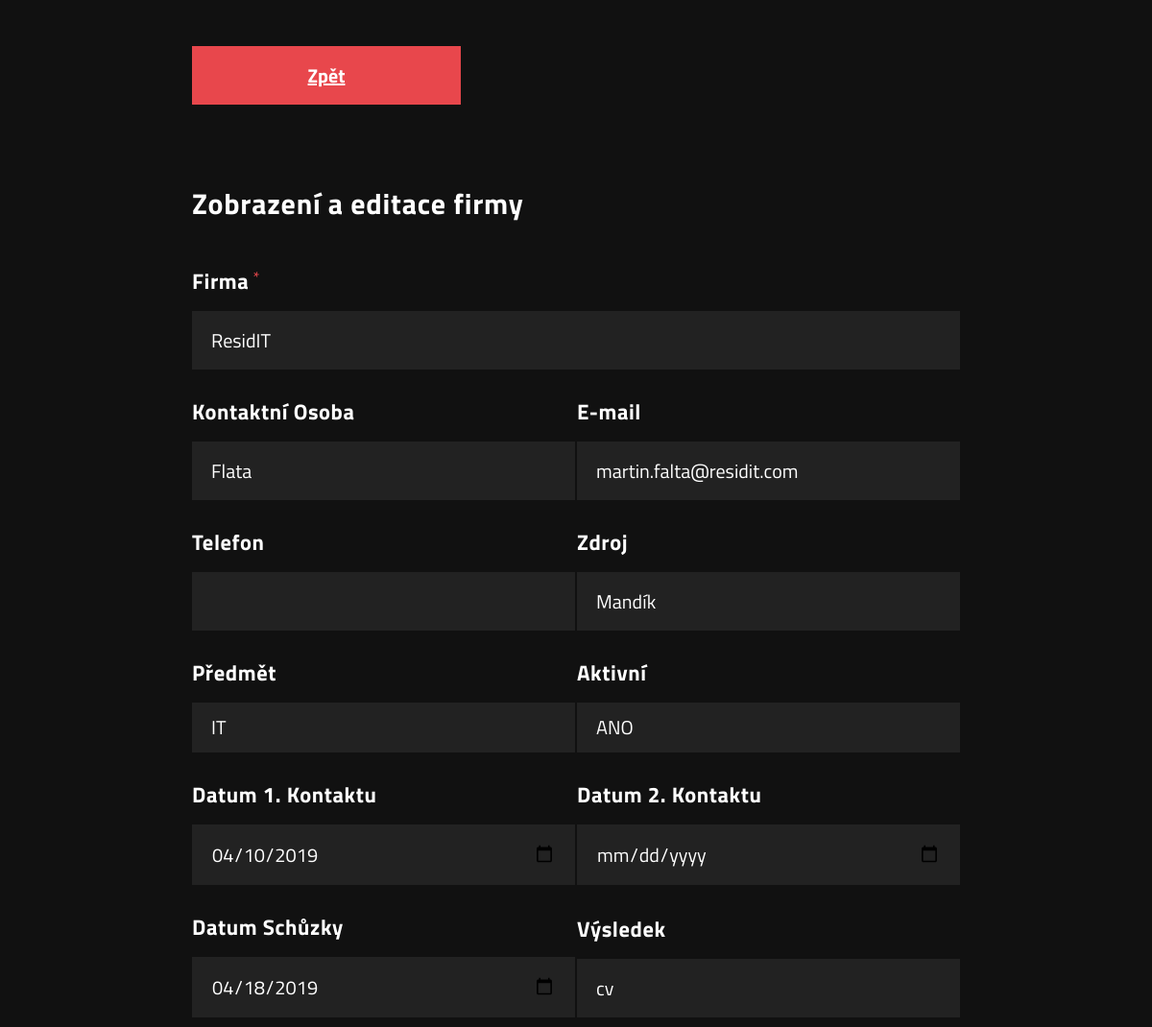
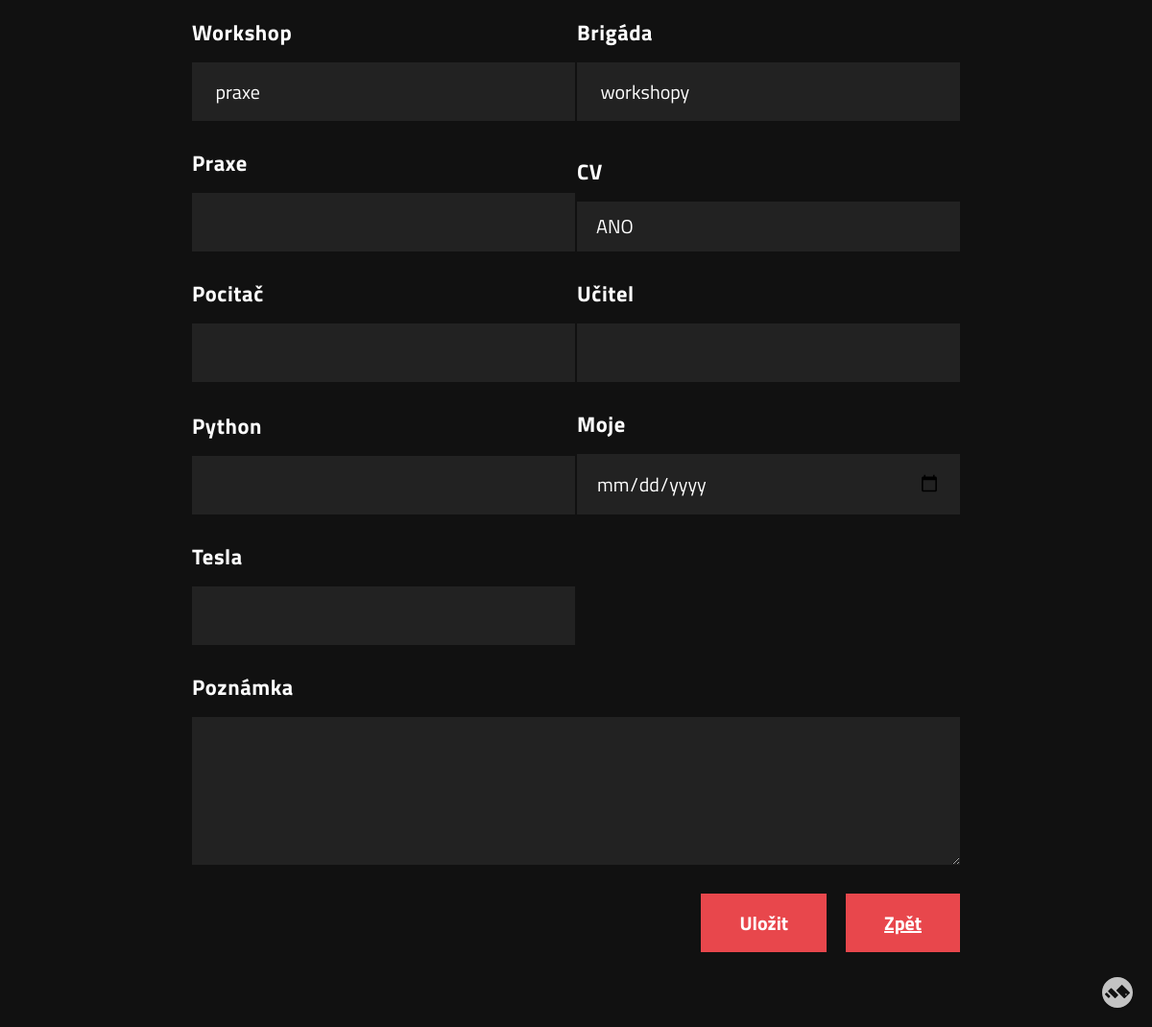
/editFirm/editFirmForm.php?id=3 (signed in), run on the app's committed database (2 pictures, top to bottom).
### tables this page shows
CREATE TABLE `firm` (
  `id` int(11) NOT NULL,
  `active` tinyint(4) NOT NULL DEFAULT 1,
  `name` varchar(500) DEFAULT NULL,
  `surname` varchar(500) DEFAULT NULL,
  `email` varchar(500) DEFAULT NULL,
  `phone` varchar(14) DEFAULT NULL,
  `subject_id` int(11) DEFAULT NULL,
  `source` varchar(500) DEFAULT NULL,
  `date_of_contact` date DEFAULT NULL,
  `date_of_2_contact` date DEFAULT NULL,
  `date_of_meeting` date DEFAULT NULL,
  `result` varchar(500) DEFAULT NULL,
  `workshop` varchar(500) DEFAULT NULL,
  `brigade` varchar(500) DEFAULT NULL,
  `practice` varchar(500) DEFAULT NULL,
  `cv` tinyint(4) DEFAULT NULL,
  `note` varchar(500) DEFAULT NULL,
  `c12` varchar(500) DEFAULT NULL,
  `c13` varchar(500) DEFAULT NULL,
  `c14` varchar(500) DEFAULT NULL,
  `c15` varchar(500) DEFAULT NULL,
  `c16` varchar(500) DEFAULT NULL
);

CREATE TABLE `subject` (
  `id` int(11) NOT NULL,
  `name` varchar(50) NOT NULL
);

### editFirm/editFirmForm.php (the view, shortened to what this page needs)
<html lang="en" class=""><head>
<link rel="stylesheet" href="https://cdnjs.cloudflare.com/ajax/libs/normalize/5.0.0/normalize.min.css">
<link href="https://code.jquery.com/ui/1.12.1/themes/ui-lightness/jquery-ui.css" rel="stylesheet"/>
</head>
<?php
if(isset($_GET["id"])){
include_once("../conn.php");
$sql = "SELECT firm.id,firm.name,firm.surname,firm.email,firm.phone,firm.source,firm.active,firm.date_of_contact,firm.date_of_2_contact,firm.date_of_meeting,firm.result,firm.workshop,firm.brigade,firm.practice,firm.cv,firm.note,subject.name as subject, subject.id as subject_id";
$array_columns = array();
$array_columns_names = array();
$array_columns_types = array();
$columns = "SELECT columns.id,columns.name, type_of_column.type FROM columns inner join type_of_column on columns.type = type_of_column.id";
$result = $conn->query($columns);
if ($result->num_rows > 0) {
while($row = $result->fetch_assoc()) {
    $sql .= ",c". $row["id"];
    array_push($array_columns,"c".$row["id"]);
    array_push($array_columns_names,$row["name"]);
    array_push($array_columns_types,$row["type"]);
 }
} else {
}
$sql .= " FROM firm inner join subject on firm.subject_id = subject.id where firm.id = ".$_GET["id"]." limit 1";
$result = $conn->query($sql);
if ($result->num_rows > 0) {
  $row = $result->fetch_assoc();
} else {
  exit;
}
?>
<body>
  <form action="" class="form" id="<?php echo $_GET["id"]; ?>">
    <p class="field half">
    <a href="/table.php" class="button">Zpět</a>
  </p>
    <p class="field">
      <h2 class="label" style="font-size:30px">Zobrazení a editace firmy</h2>
    </p>
  <p class="field required">
    <label class="label required" for="name">Firma</label>
    <input class="text-input" id="name" name="name" required="" type="text" value="<?php echo $row["name"]; ?>">
  </p>
  <p class="field half">
    <label class="label" for="surname">Kontaktní Osoba</label>
    <input class="text-input" name="surname" type="text" value="<?php echo $row["surname"]; ?>">
  </p>
  <p class="field half">
    <label class="label" for="email">E-mail</label>
    <input class="text-input" name="email" type="email" value="<?php echo $row["email"]; ?>">
  </p>
  <p class="field half">
    <label class="label" for="phone">Telefon</label>
    <input class="text-input" name="phone" type="tel" value="<?php echo $row["phone"]; ?>">
  </p>
  <p class="field half">
    <label class="label" for="source">Zdroj</label>
    <input class="text-input" name="source" type="text" value="<?php echo $row["source"]; ?>">
  </p>
  <div class="field half">
    <label class="label">Předmět</label>
    <select class="select" name="subject_id">
    <option value="<?php echo $row["subject_id"]; ?>"><?php echo $row["subject"]; ?></option>
    </select>
  </div>
  <div class="field half">
    <label class="label">Aktivní</label>
    <select class="select" name="active">
      <?php
      if($row["active"] == 1){
        ?>
        <option value="1">ANO</option>
        <?php
      }else {
        ?>
        <option value="0">NE</option>
        <option value="1">ANO</option>
        <?php
      }
      ?>
    </select>
  </div>
  <div class="field half">
    <label class="label">Datum 1. Kontaktu</label>
    <input class="text-input" name="date_of_contact" type="date" value="<?php echo $row["date_of_contact"]; ?>">
  </div>
  <div class="field half">
    <label class="label">Datum 2. Kontaktu</label>
    <input class="text-input"name="date_of_2_contact" type="date" value="<?php echo $row["date_of_2_contact"]; ?>">
  </div>
  <div class="field half">
    <label class="label">Datum Schůzky</label>
    <input class="text-input" name="date_of_meeting" type="date" value="<?php echo $row["date_of_meeting"]; ?>">
  </div>
  <div class="field half">
    <label class="label">Výsledek</label>
    <input class="text-input" name="result" type="text" value="<?php echo $row["result"]; ?>">
  </div>
  <div class="field half">
    <label class="label">Workshop</label>
    <input class="text-input" name="workshop" type="text" value="<?php echo $row["workshop"]; ?>">
  </div>
  <div class="field half">
    <label class="label">Brigáda</label>
    <input class="text-input" name="brigade" type="text" value="<?php echo $row["brigade"]; ?>">
  </div>
  <div class="field half">
    <label class="label">Praxe</label>
    <input class="text-input" name="practice" type="text" value="<?php echo $row["practice"]; ?>">
  </div>
  <div class="field half">
    <label class="label">CV</label>
    <select class="select" name="cv">
      <?php
      if($row["cv"] == 1){
        ?>
        <option value="1">ANO</option>
        <?php
      }else {
        ?>
        <option value="0">NE</option>
        <option value="1">ANO</option>
        <?php
      }
      ?>
    </select>
  </div>
  <?php
  for($i=0;$i <count($array_columns);$i++){
    ?>
    <div class="field half">
    <label class="label"><?php echo $array_columns_names[$i]; ?></label>
    <input class="text-input" name="<?php echo $array_columns[$i]; ?>" type="<?php echo $array_columns_types[$i]; ?>" value="<?php echo $row[$array_columns[$i]]; ?>">
  </div>
    <?php
}
  ?>
  <p class="field">
    <label class="label" for="about">Poznámka</label>
    <textarea class="textarea" cols="50" id="about" name="note" rows="4"><?php echo $row["note"]; ?></textarea>
  </p>
  <p class="field buttons">
    <button class="button" id="send-button" value="Uložit">Uložit</button>
    <a href="/table.php" class="button">Zpět</a>
  </p>
  </form>
  <a href="https://codepen.io/mican/" target="_blank" class="mM"></a>
</body></html>
<?php
}
?>

### editFirm/editFirmForm.php (style rules this page uses)
html { -webkit-font-smoothing: antialiased; }
body { background-color: #111111; font-family: "Titillium Web", sans-serif; }
@media screen and (min-width: 40em) { body { font-size: 1.25em; } }
.form .button, .form .message, .customSelect, .form .select, .form .textarea, .form .text-input, .form .option-input + label, .form .checkbox-input + label, .form .label { padding: 0.75em 1em; -webkit-appearance: none; -moz-appearance: none; appearance: none; outline: none; line-height: normal; border-radius: 0; border: none; background: none; display: block; }
.form .label { font-weight: bold; color: white; padding-top: 0; padding-left: 0; letter-spacing: 0.025em; font-size: 1.125em; line-height: 1.25; position: relative; z-index: 100; }
.required .form .label:after, .form .required .label:after { content: " *"; color: #E8474C; font-weight: normal; font-size: 0.75em; vertical-align: top; }
.customSelect, .form .select, .form .textarea, .form .text-input, .form .option-input + label, .form .checkbox-input + label { font: inherit; line-height: normal; width: 100%; box-sizing: border-box; background: #222222; color: white; position: relative; }
.customSelect:placeholder, .form .select:placeholder, .form .textarea:placeholder, .form .text-input:placeholder, .form .option-input + label:placeholder, .form .checkbox-input + label:placeholder { color: white; }
.form .button { font: inherit; line-height: normal; cursor: pointer; background: #E8474C; color: white; font-weight: bold; width: auto; margin-left: auto; font-weight: bold; padding-left: 2em; padding-right: 2em; max-width: 200px; text-align:center; // dočasné řešení }
body { padding: 2em; }
.form { max-width: 40em; margin: 0 auto; position: relative; display: flex; flex-flow: row wrap; justify-content: space-between; align-items: flex-end; }
.form .field { width: 100%; margin: 0 0 1.5em 0; }
@media screen and (min-width: 40em) { .form .field.half { width: calc(50% - 1px); } }
.form .textarea { max-width: 100%; }
.form .select { text-indent: 0.01px; text-overflow: "" !important; }
.buttons { display: flex; justify-content: flex-end; gap: 20px; flex-wrap: wrap; }
.button { margin-left: 0 !important; }
.mM { display:block;border-radius:50%;box-shadow:0 1px 3px rgba(0, 0, 0, 0.12), 0 1px 2px rgba(0, 0, 0, 0.24);position:fixed;bottom:1em;right:1em;-webkit-transform-origin:50% 50%;transform-origin:50% 50%;-webkit-transition:all 240ms ease-in-out;transition:all 240ms ease-in-out;z-index:9999;opacity:0.75 }
.mM svg { display:block }

### data on the page
firm: name "ResidIT", surname "Flata", email "martin.falta@residit.com", source "Mandík", subject_id "IT", active "ANO", date_of_contact "04/10/2019", date_of_meeting "04/18/2019", result "cv", workshop "praxe", brigade "workshopy", cv "ANO"

### other printed values
$array_columns_names[$i] "Pocitač"
$array_columns_names[$i] "Učitel"
$array_columns_names[$i] "Python"
$array_columns_names[$i] "Moje"
$array_columns_names[$i] "Tesla"
